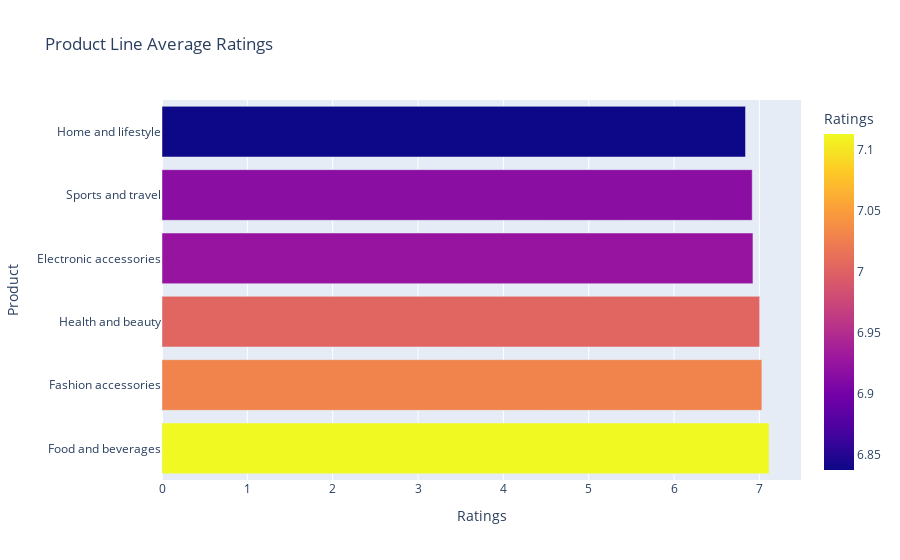

Notebook source saved alongside this figure:
### Code cell
ProductRating = df.groupby('Product line')['Rating'].mean().sort_values(ascending=False)

col = {
    'Product' : ProductRating.index,
    'Ratings' : ProductRating.values
}
ProductRating = pd.DataFrame(col)

fig = px.bar(ProductRating, x='Ratings', y='Product', title='Product Line Average Ratings', color="Ratings", orientation='h')
fig.show()

### Figure 1 — Plotly figure (JSON) as saved in the notebook; plotly's stock layout.template omitted (floating-point values rounded to 4 significant figures)
{"data": [{"alignmentgroup": "True", "hovertemplate": "Ratings=%{marker.color}<br>Product=%{y}<extra></extra>", "legendgroup": "", "marker": {"color": [7.113, 7.029, 7.003, 6.925, 6.916, 6.838], "coloraxis": "coloraxis", "pattern": {"shape": ""}}, "name": "", "offsetgroup": "", "orientation": "h", "showlegend": false, "textposition": "auto", "type": "bar", "x": [7.113, 7.029, 7.003, 6.925, 6.916, 6.838], "xaxis": "x", "y": ["Food and beverages", "Fashion accessories", "Health and beauty", "Electronic accessories", "Sports and travel", "Home and lifestyle"], "yaxis": "y"}], "layout": {"barmode": "relative", "coloraxis": {"colorbar": {"title": {"text": "Ratings"}}, "colorscale": [[0, "#0d0887"], [0.1111, "#46039f"], [0.2222, "#7201a8"], [0.3333, "#9c179e"], [0.4444, "#bd3786"], [0.5556, "#d8576b"], [0.6667, "#ed7953"], [0.7778, "#fb9f3a"], [0.8889, "#fdca26"], [1, "#f0f921"]]}, "legend": {"tracegroupgap": 0}, "title": {"text": "Product Line Average Ratings"}, "xaxis": {"anchor": "y", "domain": [0, 1], "title": {"text": "Ratings"}}, "yaxis": {"anchor": "x", "domain": [0, 1], "title": {"text": "Product"}}}}
